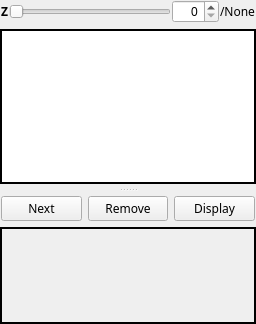
      <widget class="QWidget" name="verticalWidget" native="true">
       <property name="sizePolicy">
        <sizepolicy hsizetype="Preferred" vsizetype="Preferred">
         <horstretch>5</horstretch>
         <verstretch>0</verstretch>
        </sizepolicy>
       </property>
       <property name="font">
        <font>
         <pointsize>9</pointsize>
        </font>
       </property>
       <layout class="QVBoxLayout" name="verticalLayout_5">
        <property name="leftMargin">
         <number>0</number>
        </property>
        <property name="topMargin">
         <number>0</number>
        </property>
        <property name="rightMargin">
         <number>0</number>
        </property>
        <property name="bottomMargin">
         <number>0</number>
        </property>
        <item>
         <widget class="QSplitter" name="splitter_3">
          <property name="orientation">
           <enum>Qt::Vertical</enum>
          </property>
          <property name="handleWidth">
           <number>12</number>
          </property>
          <widget class="QWidget" name="widget" native="true">
           <property name="sizePolicy">
            <sizepolicy hsizetype="Preferred" vsizetype="Preferred">
             <horstretch>0</horstretch>
             <verstretch>2</verstretch>
            </sizepolicy>
           </property>
           <layout class="QVBoxLayout" name="verticalLayout_2">
            <property name="leftMargin">
             <number>0</number>
            </property>
            <property name="topMargin">
             <number>0</number>
            </property>
            <property name="rightMargin">
             <number>0</number>
            </property>
            <property name="bottomMargin">
             <number>0</number>
            </property>
            <item>
             <widget class="QWidget" name="horizontalWidget" native="true">
              <property name="font">
               <font>
                <pointsize>9</pointsize>
               </font>
              </property>
              <layout class="QHBoxLayout" name="horizontalLayout_2">
               <property name="spacing">
                <number>1</number>
               </property>
               <property name="leftMargin">
                <number>1</number>
               </property>
               <property name="topMargin">
                <number>0</number>
               </property>
               <property name="rightMargin">
                <number>1</number>
               </property>
               <property name="bottomMargin">
                <number>0</number>
               </property>
               <item>
                <widget class="QLabel" name="label_UpperZ">
                 <property name="font">
                  <font>
                   <family>Agency FB</family>
                   <pointsize>9</pointsize>
                   <weight>75</weight>
                   <bold>true</bold>
                  </font>
                 </property>
                 <property name="text">
                  <string>Z</string>
                 </property>
                 <property name="alignment">
                  <set>Qt::AlignCenter</set>
                 </property>
                </widget>
               </item>
               <item>
                <widget class="QSlider" name="horizontalSlider_z">
                 <property name="font">
                  <font>
                   <family>Agency FB</family>
                   <pointsize>9</pointsize>
                  </font>
                 </property>
                 <property name="orientation">
                  <enum>Qt::Horizontal</enum>
                 </property>
                </widget>
               </item>
               <item>
                <widget class="QSpinBox" name="spinBox_z">
                 <property name="font">
                  <font>
                   <pointsize>9</pointsize>
                   <weight>50</weight>
                   <bold>false</bold>
                  </font>
                 </property>
                 <property name="layoutDirection">
                  <enum>Qt::LeftToRight</enum>
                 </property>
                 <property name="alignment">
                  <set>Qt::AlignRight|Qt::AlignTrailing|Qt::AlignVCenter</set>
                 </property>
                 <property name="maximum">
                  <number>999</number>
                 </property>
                </widget>
               </item>
               <item>
                <widget class="QLabel" name="label_zlimit">
                 <property name="font">
                  <font>
                   <family>Agency FB</family>
                   <pointsize>9</pointsize>
                   <weight>50</weight>
                   <bold>false</bold>
                  </font>
                 </property>
                 <property name="text">
                  <string>/None</string>
                 </property>
                </widget>
               </item>
              </layout>
             </widget>
            </item>
            <item>
             <widget class="Mpicker_MrcView" name="graphicsView">
              <property name="font">
               <font>
                <pointsize>9</pointsize>
               </font>
              </property>
              <property name="autoFillBackground">
               <bool>false</bool>
              </property>
              <property name="frameShape">
               <enum>QFrame::Panel</enum>
              </property>
              <property name="frameShadow">
               <enum>QFrame::Plain</enum>
              </property>
              <property name="lineWidth">
               <number>2</number>
              </property>
              <property name="backgroundBrush">
               <brush brushstyle="NoBrush">
                <color alpha="255">
                 <red>0</red>
                 <green>0</green>
                 <blue>0</blue>
                </color>
               </brush>
              </property>
              <property name="interactive">
               <bool>true</bool>
              </property>
             </widget>
            </item>
           </layout>
          </widget>
          <widget class="QWidget" name="widget" native="true">
           <property name="sizePolicy">
            <sizepolicy hsizetype="Preferred" vsizetype="Preferred">
             <horstretch>0</horstretch>
             <verstretch>3</verstretch>
            </sizepolicy>
           </property>
           <layout class="QVBoxLayout" name="verticalLayout_4" stretch="1,9">
            <property name="leftMargin">
             <number>0</number>
            </property>
            <property name="topMargin">
             <number>0</number>
            </property>
            <property name="rightMargin">
             <number>0</number>
            </property>
            <property name="bottomMargin">
             <number>0</number>
            </property>
            <item>
             <widget class="QWidget" name="horizontalWidget_2" native="true">
              <property name="font">
               <font>
                <pointsize>9</pointsize>
               </font>
              </property>
              <layout class="QHBoxLayout" name="horizontalLayout_3">
               <property name="leftMargin">
                <number>1</number>
               </property>
               <property name="topMargin">
                <number>0</number>
               </property>
               <property name="rightMargin">
                <number>1</number>
               </property>
               <property name="bottomMargin">
                <number>0</number>
               </property>
               <item>
                <widget class="QPushButton" name="Button_Next">
                 <property name="sizePolicy">
                  <sizepolicy hsizetype="Preferred" vsizetype="Preferred">
                   <horstretch>0</horstretch>
                   <verstretch>0</verstretch>
                  </sizepolicy>
                 </property>
                 <property name="font">
                  <font>
                   <family>Agency FB</family>
                   <pointsize>9</pointsize>
                  </font>
                 </property>
                 <property name="toolTip">
                  <string>no function for now</string>
                 </property>
                 <property name="text">
                  <string>Next</string>
                 </property>
                </widget>
               </item>
               <item>
                <widget class="QPushButton" name="Button_Remove">
                 <property name="sizePolicy">
                  <sizepolicy hsizetype="Preferred" vsizetype="Preferred">
                   <horstretch>0</horstretch>
                   <verstretch>0</verstretch>
                  </sizepolicy>
                 </property>
                 <property name="font">
                  <font>
                   <family>Agency FB</family>
                   <pointsize>9</pointsize>
                  </font>
                 </property>
                 <property name="text">
                  <string>Remove</string>
                 </property>
                </widget>
               </item>
               <item>
                <widget class="QPushButton" name="Button_Check">
                 <property name="sizePolicy">
                  <sizepolicy hsizetype="Preferred" vsizetype="Preferred">
                   <horstretch>0</horstretch>
                   <verstretch>0</verstretch>
                  </sizepolicy>
                 </property>
                 <property name="font">
                  <font>
                   <family>Agency FB</family>
                   <pointsize>9</pointsize>
                  </font>
                 </property>
                 <property name="text">
                  <string>Display</string>
                 </property>
                </widget>
               </item>
              </layout>
             </widget>
            </item>
            <item>
             <widget class="QScrollArea" name="scrollArea">
              <property name="sizePolicy">
               <sizepolicy hsizetype="Preferred" vsizetype="Preferred">
                <horstretch>0</horstretch>
                <verstretch>0</verstretch>
               </sizepolicy>
              </property>
              <property name="maximumSize">
               <size>
                <width>16777215</width>
                <height>500</height>
               </size>
              </property>
              <property name="font">
               <font>
                <family>Agency FB</family>
                <pointsize>9</pointsize>
               </font>
              </property>
              <property name="mouseTracking">
               <bool>true</bool>
              </property>
              <property name="frameShape">
               <enum>QFrame::Box</enum>
              </property>
              <property name="frameShadow">
               <enum>QFrame::Plain</enum>
              </property>
              <property name="lineWidth">
               <number>2</number>
              </property>
              <property name="widgetResizable">
               <bool>true</bool>
              </property>
              <property name="alignment">
               <set>Qt::AlignLeading|Qt::AlignLeft|Qt::AlignTop</set>
              </property>
              <widget class="QWidget" name="scrollAreaWidgetContents">
               <property name="geometry">
                <rect>
                 <x>0</x>
                 <y>0</y>
                 <width>399</width>
                 <height>278</height>
                </rect>
               </property>
               <layout class="QHBoxLayout" name="horizontalLayout"/>
              </widget>
             </widget>
            </item>
           </layout>
          </widget>
         </widget>
        </item>
       </layout>
      </widget>
